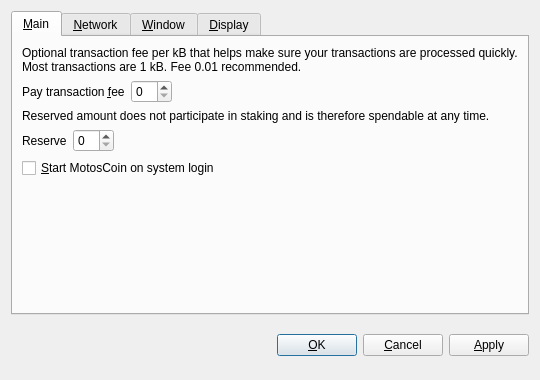
<?xml version="1.0" encoding="UTF-8"?>
<ui version="4.0">
 <class>OptionsDialog</class>
 <widget class="QDialog" name="OptionsDialog">
  <property name="geometry">
   <rect>
    <x>0</x>
    <y>0</y>
    <width>540</width>
    <height>380</height>
   </rect>
  </property>
  <property name="windowTitle">
   <string>Options</string>
  </property>
  <property name="modal">
   <bool>true</bool>
  </property>
  <layout class="QVBoxLayout" name="verticalLayout">
   <item>
    <widget class="QTabWidget" name="tabWidget">
     <property name="tabPosition">
      <enum>QTabWidget::North</enum>
     </property>
     <property name="currentIndex">
      <number>0</number>
     </property>
     <widget class="QWidget" name="tabMain">
      <attribute name="title">
       <string>&amp;Main</string>
      </attribute>
      <layout class="QVBoxLayout" name="verticalLayout_Main">
       <item>
        <widget class="QLabel" name="transactionFeeInfoLabel">
         <property name="text">
          <string>Optional transaction fee per kB that helps make sure your transactions are processed quickly. Most transactions are 1 kB. Fee 0.01 recommended.</string>
         </property>
         <property name="textFormat">
          <enum>Qt::PlainText</enum>
         </property>
         <property name="wordWrap">
          <bool>true</bool>
         </property>
        </widget>
       </item>
       <item>
        <layout class="QHBoxLayout" name="horizontalLayoutFee">
         <item>
          <widget class="QLabel" name="transactionFeeLabel">
           <property name="text">
            <string>Pay transaction &amp;fee</string>
           </property>
           <property name="textFormat">
            <enum>Qt::PlainText</enum>
           </property>
           <property name="buddy">
            <cstring>transactionFee</cstring>
           </property>
          </widget>
         </item>
         <item>
          <widget class="BitcoinAmountField" name="transactionFee"/>
         </item>
         <item>
          <spacer name="horizontalSpacerFee">
           <property name="orientation">
            <enum>Qt::Horizontal</enum>
           </property>
           <property name="sizeHint" stdset="0">
            <size>
             <width>40</width>
             <height>20</height>
            </size>
           </property>
          </spacer>
         </item>
        </layout>
       </item>
       <item>
        <widget class="QLabel" name="reserveBalanceInfoLabel">
         <property name="text">
          <string>Reserved amount does not participate in staking and is therefore spendable at any time.</string>
         </property>
         <property name="textFormat">
          <enum>Qt::PlainText</enum>
         </property>
         <property name="wordWrap">
          <bool>true</bool>
         </property>
        </widget>
       </item>
       <item>
        <layout class="QHBoxLayout" name="horizontalLayoutReserveBalance">
         <item>
          <widget class="QLabel" name="reserveBalanceLabel">
           <property name="text">
            <string>Reserve</string>
           </property>
           <property name="textFormat">
            <enum>Qt::PlainText</enum>
           </property>
           <property name="buddy">
            <cstring>reserveBalance</cstring>
           </property>
          </widget>
         </item>
         <item>
          <widget class="BitcoinAmountField" name="reserveBalance"/>
         </item>
         <item>
          <spacer name="horizontalSpacerReserveBalance">
           <property name="orientation">
            <enum>Qt::Horizontal</enum>
           </property>
           <property name="sizeHint" stdset="0">
            <size>
             <width>40</width>
             <height>20</height>
            </size>
           </property>
          </spacer>
         </item>
        </layout>
       </item>
       <item>
        <widget class="QCheckBox" name="bitcoinAtStartup">
         <property name="toolTip">
          <string>Automatically start MotosCoin after logging in to the system.</string>
         </property>
         <property name="text">
          <string>&amp;Start MotosCoin on system login</string>
         </property>
        </widget>
       </item>
       <item>
        <spacer name="verticalSpacer_Main">
         <property name="orientation">
          <enum>Qt::Vertical</enum>
         </property>
         <property name="sizeHint" stdset="0">
          <size>
           <width>20</width>
           <height>40</height>
          </size>
         </property>
        </spacer>
       </item>
      </layout>
     </widget>
     <widget class="QWidget" name="tabNetwork">
      <attribute name="title">
       <string>&amp;Network</string>
      </attribute>
      <layout class="QVBoxLayout" name="verticalLayout_Network">
       <item>
        <widget class="QCheckBox" name="mapPortUpnp">
         <property name="toolTip">
          <string>Automatically open the MotosCoin client port on the router. This only works when your router supports UPnP and it is enabled.</string>
         </property>
         <property name="text">
          <string>Map port using &amp;UPnP</string>
         </property>
        </widget>
       </item>
       <item>
        <widget class="QCheckBox" name="connectSocks">
         <property name="toolTip">
          <string>Connect to the MotosCoin network through a SOCKS proxy (e.g. when connecting through Tor).</string>
         </property>
         <property name="text">
          <string>&amp;Connect through SOCKS proxy:</string>
         </property>
        </widget>
       </item>
       <item>
        <layout class="QHBoxLayout" name="horizontalLayout_Network">
         <item>
          <widget class="QLabel" name="proxyIpLabel">
           <property name="text">
            <string>Proxy &amp;IP:</string>
           </property>
           <property name="textFormat">
            <enum>Qt::PlainText</enum>
           </property>
           <property name="buddy">
            <cstring>proxyIp</cstring>
           </property>
          </widget>
         </item>
         <item>
          <widget class="QValidatedLineEdit" name="proxyIp">
           <property name="maximumSize">
            <size>
             <width>140</width>
             <height>16777215</height>
            </size>
           </property>
           <property name="toolTip">
            <string>IP address of the proxy (e.g. 127.0.0.1)</string>
           </property>
          </widget>
         </item>
         <item>
          <widget class="QLabel" name="proxyPortLabel">
           <property name="text">
            <string>&amp;Port:</string>
           </property>
           <property name="textFormat">
            <enum>Qt::PlainText</enum>
           </property>
           <property name="buddy">
            <cstring>proxyPort</cstring>
           </property>
          </widget>
         </item>
         <item>
          <widget class="QLineEdit" name="proxyPort">
           <property name="maximumSize">
            <size>
             <width>55</width>
             <height>16777215</height>
            </size>
           </property>
           <property name="toolTip">
            <string>Port of the proxy (e.g. 9050)</string>
           </property>
          </widget>
         </item>
         <item>
          <widget class="QLabel" name="socksVersionLabel">
           <property name="text">
            <string>SOCKS &amp;Version:</string>
           </property>
           <property name="textFormat">
            <enum>Qt::PlainText</enum>
           </property>
           <property name="buddy">
            <cstring>socksVersion</cstring>
           </property>
          </widget>
         </item>
         <item>
          <widget class="QValueComboBox" name="socksVersion">
           <property name="toolTip">
            <string>SOCKS version of the proxy (e.g. 5)</string>
           </property>
          </widget>
         </item>
         <item>
          <spacer name="horizontalSpacer_Network">
           <property name="orientation">
            <enum>Qt::Horizontal</enum>
           </property>
           <property name="sizeHint" stdset="0">
            <size>
             <width>40</width>
             <height>20</height>
            </size>
           </property>
          </spacer>
         </item>
        </layout>
       </item>
       <item>
        <spacer name="verticalSpacer_Network">
         <property name="orientation">
          <enum>Qt::Vertical</enum>
         </property>
         <property name="sizeHint" stdset="0">
          <size>
           <width>20</width>
           <height>40</height>
          </size>
         </property>
        </spacer>
       </item>
      </layout>
     </widget>
     <widget class="QWidget" name="tabWindow">
      <attribute name="title">
       <string>&amp;Window</string>
      </attribute>
      <layout class="QVBoxLayout" name="verticalLayout_Window">
       <item>
        <widget class="QCheckBox" name="minimizeToTray">
         <property name="toolTip">
          <string>Show only a tray icon after minimizing the window.</string>
         </property>
         <property name="text">
          <string>&amp;Minimize to the tray instead of the taskbar</string>
         </property>
        </widget>
       </item>
       <item>
        <widget class="QCheckBox" name="minimizeOnClose">
         <property name="toolTip">
          <string>Minimize instead of exit the application when the window is closed. When this option is enabled, the application will be closed only after selecting Quit in the menu.</string>
         </property>
         <property name="text">
          <string>M&amp;inimize on close</string>
         </property>
        </widget>
       </item>
       <item>
        <spacer name="verticalSpacer_Window">
         <property name="orientation">
          <enum>Qt::Vertical</enum>
         </property>
         <property name="sizeHint" stdset="0">
          <size>
           <width>20</width>
           <height>40</height>
          </size>
         </property>
        </spacer>
       </item>
      </layout>
     </widget>
     <widget class="QWidget" name="tabDisplay">
      <attribute name="title">
       <string>&amp;Display</string>
      </attribute>
      <layout class="QVBoxLayout" name="verticalLayout_Display">
       <item>
        <layout class="QHBoxLayout" name="horizontalLayout_1_Display">
         <item>
          <widget class="QLabel" name="langLabel">
           <property name="text">
            <string>User Interface &amp;language:</string>
           </property>
           <property name="textFormat">
            <enum>Qt::PlainText</enum>
           </property>
           <property name="buddy">
            <cstring>lang</cstring>
           </property>
          </widget>
         </item>
         <item>
          <widget class="QValueComboBox" name="lang">
           <property name="toolTip">
            <string>The user interface language can be set here. This setting will take effect after restarting MotosCoin.</string>
           </property>
          </widget>
         </item>
        </layout>
       </item>
       <item>
        <layout class="QHBoxLayout" name="horizontalLayout_2_Display">
         <item>
          <widget class="QLabel" name="unitLabel">
           <property name="text">
            <string>&amp;Unit to show amounts in:</string>
           </property>
           <property name="textFormat">
            <enum>Qt::PlainText</enum>
           </property>
           <property name="buddy">
            <cstring>unit</cstring>
           </property>
          </widget>
         </item>
         <item>
          <widget class="QValueComboBox" name="unit">
           <property name="toolTip">
            <string>Choose the default subdivision unit to show in the interface and when sending coins.</string>
           </property>
          </widget>
         </item>
        </layout>
       </item>
       <item>
        <widget class="QCheckBox" name="displayAddresses">
         <property name="toolTip">
          <string>Whether to show MotosCoin addresses in the transaction list or not.</string>
         </property>
         <property name="text">
          <string>&amp;Display addresses in transaction list</string>
         </property>
        </widget>
       </item>
       <item>
        <widget class="QCheckBox" name="coinControlFeatures">
         <property name="toolTip">
          <string>Whether to show coin control features or not.</string>
         </property>
         <property name="text">
          <string>Display coin &amp;control features (experts only!)</string>
         </property>
        </widget>
       </item>
       <item>
        <spacer name="verticalSpacer_Display">
         <property name="orientation">
          <enum>Qt::Vertical</enum>
         </property>
         <property name="sizeHint" stdset="0">
          <size>
           <width>20</width>
           <height>40</height>
          </size>
         </property>
        </spacer>
       </item>
      </layout>
     </widget>
    </widget>
   </item>
   <item>
    <layout class="QHBoxLayout" name="horizontalLayout_Buttons">
     <item>
      <spacer name="horizontalSpacer_1">
       <property name="orientation">
        <enum>Qt::Horizontal</enum>
       </property>
       <property name="sizeHint" stdset="0">
        <size>
         <width>40</width>
         <height>48</height>
        </size>
       </property>
      </spacer>
     </item>
     <item>
      <widget class="QLabel" name="statusLabel">
       <property name="font">
        <font>
         <weight>75</weight>
         <bold>true</bold>
        </font>
       </property>
       <property name="text">
        <string/>
       </property>
       <property name="textFormat">
        <enum>Qt::PlainText</enum>
       </property>
       <property name="wordWrap">
        <bool>true</bool>
       </property>
      </widget>
     </item>
     <item>
      <spacer name="horizontalSpacer_2">
       <property name="orientation">
        <enum>Qt::Horizontal</enum>
       </property>
       <property name="sizeHint" stdset="0">
        <size>
         <width>40</width>
         <height>48</height>
        </size>
       </property>
      </spacer>
     </item>
     <item>
      <widget class="QPushButton" name="okButton">
       <property name="text">
        <string>&amp;OK</string>
       </property>
      </widget>
     </item>
     <item>
      <widget class="QPushButton" name="cancelButton">
       <property name="text">
        <string>&amp;Cancel</string>
       </property>
       <property name="autoDefault">
        <bool>false</bool>
       </property>
      </widget>
     </item>
     <item>
      <widget class="QPushButton" name="applyButton">
       <property name="text">
        <string>&amp;Apply</string>
       </property>
       <property name="autoDefault">
        <bool>false</bool>
       </property>
      </widget>
     </item>
    </layout>
   </item>
  </layout>
 </widget>
 <customwidgets>
  <customwidget>
   <class>BitcoinAmountField</class>
   <extends>QSpinBox</extends>
   <header>bitcoinamountfield.h</header>
  </customwidget>
  <customwidget>
   <class>QValueComboBox</class>
   <extends>QComboBox</extends>
   <header>qvaluecombobox.h</header>
  </customwidget>
  <customwidget>
   <class>QValidatedLineEdit</class>
   <extends>QLineEdit</extends>
   <header>qvalidatedlineedit.h</header>
  </customwidget>
 </customwidgets>
 <resources/>
 <connections/>
</ui>
